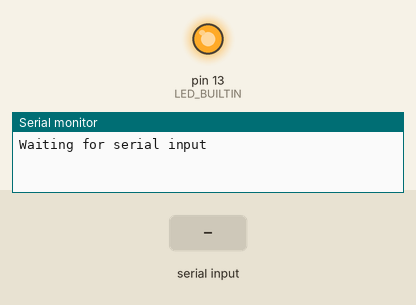
This sketch was run on a simulated Arduino Leonardo, built with avr-gcc and run on an emulated ATmega32U4. Parts: output pins drawn as LEDs (lit = HIGH), the last lines printed to the serial monitor. Inputs (shaded band) come from the test bench. Pins used as bus, display or sensor lines are not drawn.

Above: at 1.4 s.
1.5 s: "90,45\n" received over Serial
At 1.9 s:
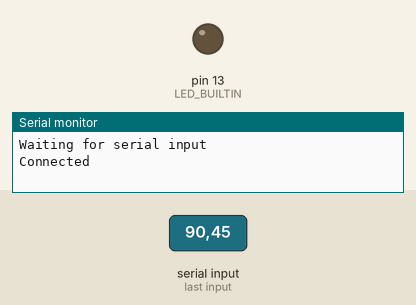
3.0 s: "1\n" received over Serial
4.5 s: "0\n" received over Serial
Timing chart, 0 to 7.5 s (numbered marks = the images above; inputs shaded):
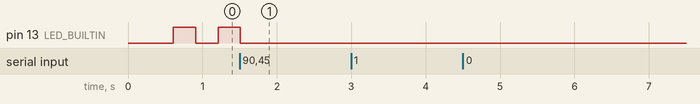

Measured:
- after the input at 1.5 s, pin 13 (LED_BUILTIN): goes on until 1.5 s, then stays LOW

The sketch:

camera_trigger.ino
```cpp
/*********************************************************
  This just sends out a 5v 50hz trigger pulse for running the cameras
**********************************************************/

int sIn=0;

int camTriggers = 0;
int triggerPin1 = 4;
int triggerPin2 = 5;
int triggerPin_tdt = 6;

///////////////////////////////////////////////////////////////////////
///////////////////////////////////////////////////////////////////////

void setup() {

  Serial.setTimeout(5); //this will make the Arduino wait a max of only 5ms per incoming set of serial data, before moving on

  while (!Serial);        // needed to keep leonardo/micro from starting too fast!

  Serial.begin(9600);

  pinMode (triggerPin1,OUTPUT);
  pinMode (triggerPin2,OUTPUT);
  pinMode (triggerPin_tdt,OUTPUT);

  // This will wait for the matlab connection before running the script

  pinMode(LED_BUILTIN, OUTPUT);
  digitalWrite(LED_BUILTIN, LOW);
  establishContact();  // send a byte to establish contact until receiver responds

  digitalWrite (triggerPin1,1); // Trigger phase is low on cameras
  digitalWrite (triggerPin2,1);
  digitalWrite (triggerPin_tdt,1);

}

///////////////////////////////////////////////////////////////////////
///////////////////////////////////////////////////////////////////////

void loop() {

//////////////////////////////////////////
// Check for input
  if (Serial.available() != 0) {

    // Read the input and then clear it
    sIn = Serial.parseInt();
    while (Serial.available() != 0) {
      Serial.read();
    }


    if (sIn == 1) { // run at 50 hz
      Serial.println("Camera started at 50hz");
     camTriggers=1 ;
    }

    else if (sIn == 2) { // run at 2 hz
      Serial.println("Camera started at 2hz");
      camTriggers=2 ;
    }

    else if (sIn == 0) { // stop triggers
      camTriggers=0 ;
      Serial.println("Camera stopped");
    }

  }
  ////////////////////////////////////////

//////////////////////////
// Control Cameras
    if (camTriggers == 1) { // run at 50 hz
      digitalWrite(triggerPin1,0);
      digitalWrite(triggerPin2,0);
      digitalWrite (triggerPin_tdt, 0);
      //Serial.println ("0");
      delay (1);
      digitalWrite(triggerPin1,1);
      digitalWrite(triggerPin2,1);
      digitalWrite (triggerPin_tdt, 1);
      //Serial.println ("1");
      delay (19);
    }

    else if (camTriggers == 2) { // run at 2 hz
      digitalWrite(triggerPin1,0);
      digitalWrite(triggerPin2,0);
      digitalWrite (triggerPin_tdt, 0);
      //Serial.println ("0");
      delay (1);
      digitalWrite(triggerPin1,1);
      digitalWrite(triggerPin2,1);
      digitalWrite (triggerPin_tdt, 1);
      //Serial.println ("1");
      delay (499);
    }


    else if (camTriggers == 0) { //

      // do nothing
      //Serial.println ("1");
  }

  /////////////////////////

///////////////////////////
  // Control MCS

//  if (mcsTriggers == 1) { // trigger the MCS stim
//
//      digitalWrite(mcs_triggerPin,1);
//  }
//  else {
//    digitalWrite(mcs_triggerPin,0);
//  }

}
//////////////////////////////////


void establishContact() {
  int flipper = 0;

  Serial.println ("Waiting for serial input");

  while (Serial.available() <= 0) {

    delay(300);

    if (flipper == 1) {
      digitalWrite(LED_BUILTIN, HIGH);
      flipper = 0;
    }
    else {
      digitalWrite(LED_BUILTIN, LOW);
      flipper = 1;
    }
  }

  // This will read until the buffer is clear
  while (Serial.available() != 0) {
    Serial.read();
  }
  Serial.println("Connected");

}
```
